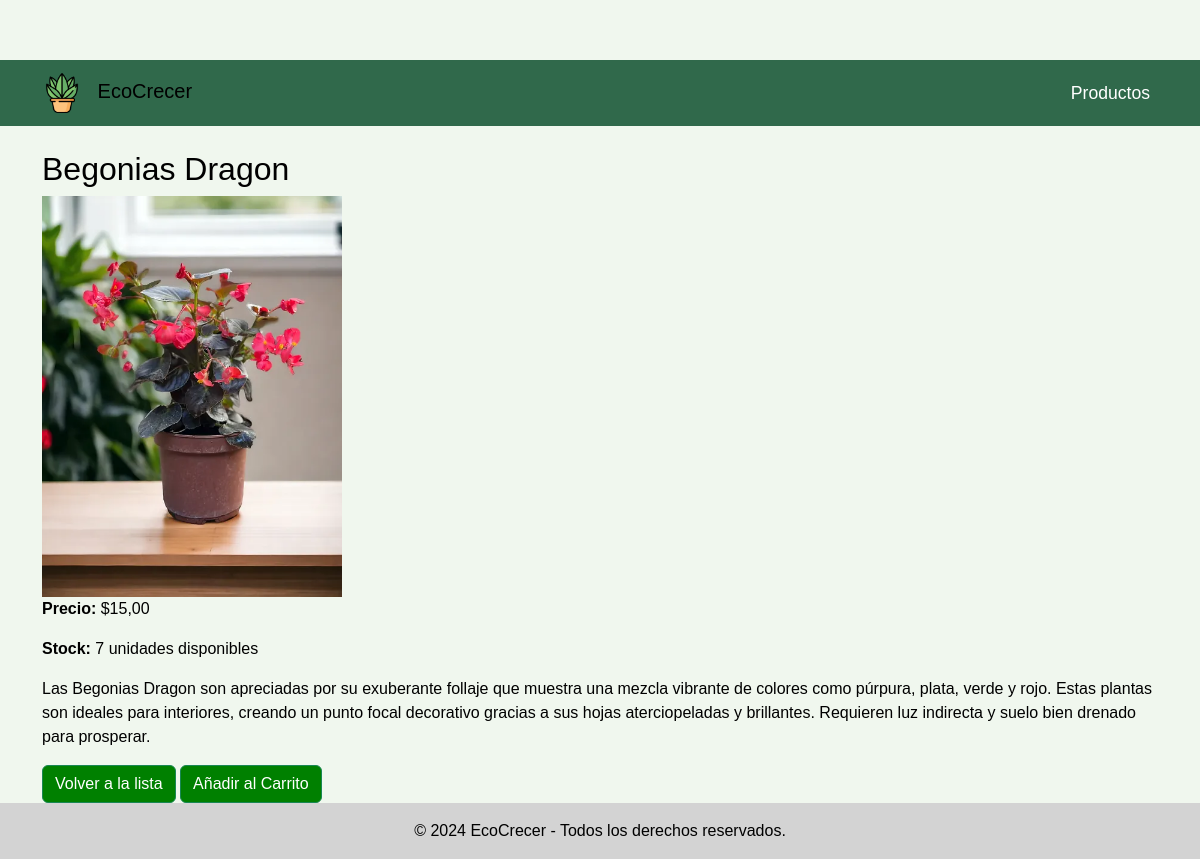
/productos/1/, run on the app's committed database.
### turismo/models.py (models this page shows, shortened)
class Producto(models.Model):
    nombre = models.CharField(max_length=255)
    precio = models.DecimalField(max_digits=10, decimal_places=2)
    descripcion = models.TextField(blank=True, null=True)
    imagen = models.ImageField(upload_to='productos/', blank=True, null=True)
    stock = models.PositiveIntegerField(default=0)

### turismo/views.py (the view)
# urls.py: path('productos/<int:pk>/', views.producto_detalle, name='producto_detalle'),
def producto_detalle(request, pk):
    producto = get_object_or_404(Producto, pk=pk)
    return render(request, 'turismo/producto_detalle.html', {'producto': producto})

### turismo/templates/turismo/producto_detalle.html (shortened to what this page needs)
{% extends 'base_generic.html' %}
{% block content %}
    <h2>{{ producto.nombre }}</h2>
    <img src="{{ producto.imagen.url }}" alt="{{ producto.nombre }}" style="max-width: 300px;">
    <p><strong>Precio:</strong> ${{ producto.precio }}</p>
    <p><strong>Stock:</strong> {{ producto.stock }} unidades disponibles</p>
    <p>{{ producto.descripcion }}</p>
    <a href="{% url 'producto_lista' %}" class="btn btn-success">Volver a la lista</a>
    <a href="{% url 'carrito_agregar' producto.pk %}" class="btn btn-success">Añadir al Carrito</a>
{% endblock %}

### turismo/static/css/styles.css (style rules this page uses)
body { font-family: 'Arial', sans-serif; background-color: #f0f7ee; color: #000000; padding-top: 60px; }
.btn-success { background-color: green; color: white; }

### data on the page
Producto: nombre "Begonias Dragon", imagen (picture), precio "15,00", stock "7", descripcion "Las Begonias Dragon son apreciadas por su exuberante follaje que muestra una mezcla vibrante de colores como púrpura, plata, verde y rojo. Estas plantas son ideales para interiores, creando un punto focal decorativo gracias a sus hojas aterciopeladas y brillantes. Requieren luz indirecta y suelo bien drenado para prosperar."
